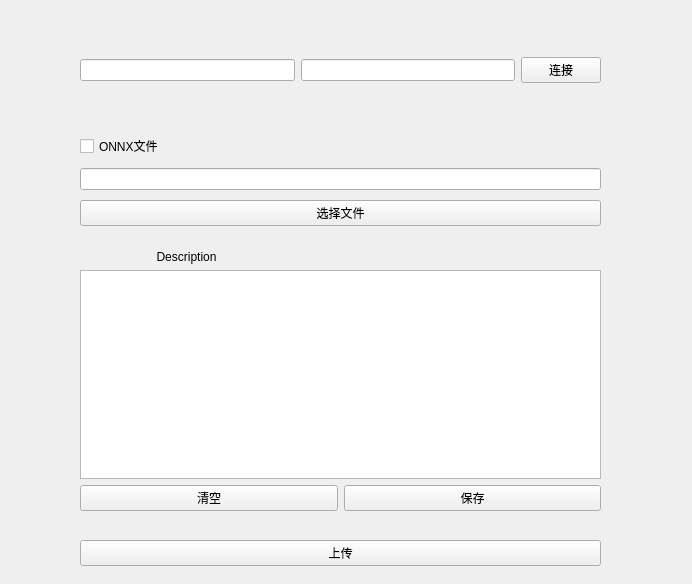
<?xml version="1.0" encoding="UTF-8"?>
<ui version="4.0">
 <class>Form</class>
 <widget class="QWidget" name="Form">
  <property name="geometry">
   <rect>
    <x>0</x>
    <y>0</y>
    <width>692</width>
    <height>584</height>
   </rect>
  </property>
  <property name="windowTitle">
   <string>Form</string>
  </property>
  <widget class="QWidget" name="verticalLayoutWidget">
   <property name="geometry">
    <rect>
     <x>80</x>
     <y>250</y>
     <width>521</width>
     <height>261</height>
    </rect>
   </property>
   <layout class="QVBoxLayout" name="description_setting">
    <item>
     <widget class="QLabel" name="Description">
      <property name="layoutDirection">
       <enum>Qt::LeftToRight</enum>
      </property>
      <property name="autoFillBackground">
       <bool>false</bool>
      </property>
      <property name="text">
       <string>                       Description</string>
      </property>
      <property name="openExternalLinks">
       <bool>false</bool>
      </property>
     </widget>
    </item>
    <item>
     <widget class="QTextEdit" name="inhalt"/>
    </item>
    <item>
     <layout class="QHBoxLayout" name="description_btn_setting">
      <item>
       <widget class="QPushButton" name="clear_inhalt">
        <property name="text">
         <string>清空</string>
        </property>
       </widget>
      </item>
      <item>
       <widget class="QPushButton" name="save_inhalt">
        <property name="text">
         <string>保存</string>
        </property>
       </widget>
      </item>
     </layout>
    </item>
   </layout>
  </widget>
  <widget class="QWidget" name="horizontalLayoutWidget">
   <property name="geometry">
    <rect>
     <x>80</x>
     <y>130</y>
     <width>521</width>
     <height>101</height>
    </rect>
   </property>
   <layout class="QHBoxLayout" name="file_upload_setting">
    <item>
     <layout class="QVBoxLayout" name="verticalLayout">
      <item>
       <widget class="QCheckBox" name="include_onnx_file">
        <property name="text">
         <string>ONNX文件</string>
        </property>
       </widget>
      </item>
      <item>
       <widget class="QLineEdit" name="target_folder">
        <property name="sizePolicy">
         <sizepolicy hsizetype="Minimum" vsizetype="Fixed">
          <horstretch>0</horstretch>
          <verstretch>0</verstretch>
         </sizepolicy>
        </property>
       </widget>
      </item>
      <item>
       <widget class="QPushButton" name="file_select">
        <property name="text">
         <string>选择文件</string>
        </property>
       </widget>
      </item>
     </layout>
    </item>
   </layout>
  </widget>
  <widget class="QWidget" name="horizontalLayoutWidget_2">
   <property name="geometry">
    <rect>
     <x>80</x>
     <y>30</y>
     <width>521</width>
     <height>80</height>
    </rect>
   </property>
   <layout class="QHBoxLayout" name="ssh_setting">
    <item>
     <widget class="QLineEdit" name="ssh_username"/>
    </item>
    <item>
     <widget class="QLineEdit" name="ssh_password"/>
    </item>
    <item>
     <widget class="QPushButton" name="ssh_connect_btn">
      <property name="text">
       <string>连接</string>
      </property>
     </widget>
    </item>
   </layout>
  </widget>
  <widget class="QPushButton" name="file_upload_btn">
   <property name="geometry">
    <rect>
     <x>80</x>
     <y>540</y>
     <width>521</width>
     <height>26</height>
    </rect>
   </property>
   <property name="text">
    <string>上传</string>
   </property>
  </widget>
 </widget>
 <resources/>
 <connections/>
 <slots>
  <slot>is_text_changed()</slot>
 </slots>
</ui>
